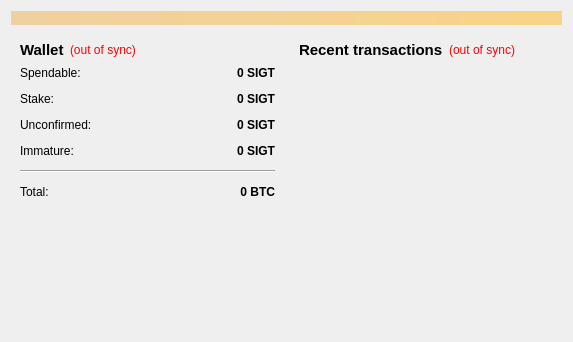
<?xml version="1.0" encoding="UTF-8"?>
<ui version="4.0">
 <class>OverviewPage</class>
 <widget class="QWidget" name="OverviewPage">
  <property name="geometry">
   <rect>
    <x>0</x>
    <y>0</y>
    <width>573</width>
    <height>342</height>
   </rect>
  </property>
  <property name="windowTitle">
   <string>Form</string>
  </property>
  <layout class="QVBoxLayout" name="topLayout">
   <item>
    <widget class="QLabel" name="labelAlerts">
     <property name="visible">
      <bool>false</bool>
     </property>
     <property name="styleSheet">
      <string notr="true">background-color: qlineargradient(x1: 0, y1: 0, x2: 1, y2: 0, stop:0 #F0D0A0, stop:1 #F8D488);  color:#000000
</string>
     </property>
     <property name="wordWrap">
      <bool>true</bool>
     </property>
     <property name="margin">
      <number>3</number>
     </property>
    </widget>
   </item>
   <item>
    <layout class="QHBoxLayout" name="horizontalLayout" stretch="1,1">
     <item>
      <layout class="QVBoxLayout" name="verticalLayout_2">
       <item>
        <widget class="QWidget" name="widget" native="true">
         <layout class="QVBoxLayout" name="verticalLayout_4">
          <item>
           <layout class="QHBoxLayout" name="horizontalLayout_4">
            <item>
             <widget class="QLabel" name="label_5">
              <property name="font">
               <font>
                <pointsize>11</pointsize>
                <weight>75</weight>
                <bold>true</bold>
               </font>
              </property>
              <property name="text">
               <string>Wallet</string>
              </property>
             </widget>
            </item>
            <item>
             <widget class="QLabel" name="labelWalletStatus">
              <property name="toolTip">
               <string>The displayed information may be out of date. Your wallet automatically synchronizes with the Signatum network after a connection is established, but this process has not completed yet.</string>
              </property>
              <property name="styleSheet">
               <string notr="true">QLabel { color: red; }</string>
              </property>
              <property name="text">
               <string notr="true">(out of sync)</string>
              </property>
              <property name="alignment">
               <set>Qt::AlignLeading|Qt::AlignLeft|Qt::AlignVCenter</set>
              </property>
             </widget>
            </item>
            <item>
             <spacer name="horizontalSpacer_2">
              <property name="orientation">
               <enum>Qt::Horizontal</enum>
              </property>
              <property name="sizeHint" stdset="0">
               <size>
                <width>40</width>
                <height>20</height>
               </size>
              </property>
             </spacer>
            </item>
           </layout>
          </item>
          <item>
           <layout class="QFormLayout" name="formLayout_2">
            <property name="fieldGrowthPolicy">
             <enum>QFormLayout::AllNonFixedFieldsGrow</enum>
            </property>
            <property name="horizontalSpacing">
             <number>12</number>
            </property>
            <property name="verticalSpacing">
             <number>12</number>
            </property>
            <item row="0" column="0">
             <widget class="QLabel" name="label">
              <property name="text">
               <string>Spendable:</string>
              </property>
             </widget>
            </item>
            <item row="0" column="1">
             <widget class="QLabel" name="labelBalance">
              <property name="font">
               <font>
                <weight>75</weight>
                <bold>true</bold>
               </font>
              </property>
              <property name="cursor">
               <cursorShape>IBeamCursor</cursorShape>
              </property>
              <property name="toolTip">
               <string>Your current spendable balance</string>
              </property>
              <property name="text">
               <string notr="true">0 SIGT</string>
              </property>
              <property name="alignment">
               <set>Qt::AlignRight|Qt::AlignTrailing|Qt::AlignVCenter</set>
              </property>
              <property name="textInteractionFlags">
               <set>Qt::LinksAccessibleByMouse|Qt::TextSelectableByKeyboard|Qt::TextSelectableByMouse</set>
              </property>
             </widget>
            </item>
            <item row="1" column="0">
             <widget class="QLabel" name="label_6">
              <property name="text">
               <string>Stake:</string>
              </property>
             </widget>
            </item>
            <item row="1" column="1">
             <widget class="QLabel" name="labelStake">
              <property name="font">
               <font>
                <weight>75</weight>
                <bold>true</bold>
               </font>
              </property>
              <property name="cursor">
               <cursorShape>IBeamCursor</cursorShape>
              </property>
              <property name="toolTip">
               <string>Total of coins that was staked, and do not yet count toward the current balance</string>
              </property>
              <property name="text">
               <string notr="true">0 SIGT</string>
              </property>
              <property name="alignment">
               <set>Qt::AlignRight|Qt::AlignTrailing|Qt::AlignVCenter</set>
              </property>
              <property name="textInteractionFlags">
               <set>Qt::LinksAccessibleByMouse|Qt::TextSelectableByKeyboard|Qt::TextSelectableByMouse</set>
              </property>
             </widget>
            </item>
            <item row="2" column="0">
             <widget class="QLabel" name="label_3">
              <property name="text">
               <string>Unconfirmed:</string>
              </property>
             </widget>
            </item>
            <item row="2" column="1">
             <widget class="QLabel" name="labelUnconfirmed">
              <property name="font">
               <font>
                <weight>75</weight>
                <bold>true</bold>
               </font>
              </property>
              <property name="cursor">
               <cursorShape>IBeamCursor</cursorShape>
              </property>
              <property name="toolTip">
               <string>Total of transactions that have yet to be confirmed, and do not yet count toward the current balance</string>
              </property>
              <property name="text">
               <string notr="true">0 SIGT</string>
              </property>
              <property name="alignment">
               <set>Qt::AlignRight|Qt::AlignTrailing|Qt::AlignVCenter</set>
              </property>
              <property name="textInteractionFlags">
               <set>Qt::LinksAccessibleByMouse|Qt::TextSelectableByKeyboard|Qt::TextSelectableByMouse</set>
              </property>
             </widget>
            </item>
            <item row="3" column="0">
             <widget class="QLabel" name="labelImmatureText">
              <property name="text">
               <string>Immature:</string>
              </property>
             </widget>
            </item>
            <item row="3" column="1">
             <widget class="QLabel" name="labelImmature">
              <property name="font">
               <font>
                <weight>75</weight>
                <bold>true</bold>
               </font>
              </property>
              <property name="toolTip">
               <string>Mined balance that has not yet matured</string>
              </property>
              <property name="text">
               <string notr="true">0 SIGT</string>
              </property>
              <property name="alignment">
               <set>Qt::AlignRight|Qt::AlignTrailing|Qt::AlignVCenter</set>
              </property>
              <property name="textInteractionFlags">
               <set>Qt::LinksAccessibleByMouse|Qt::TextSelectableByKeyboard|Qt::TextSelectableByMouse</set>
              </property>
             </widget>
            </item>
            <item row="4" column="0" colspan="2">
             <widget class="Line" name="line">
              <property name="orientation">
               <enum>Qt::Horizontal</enum>
              </property>
             </widget>
            </item>
            <item row="5" column="0">
             <widget class="QLabel" name="labelTotalText">
              <property name="text">
               <string>Total:</string>
              </property>
             </widget>
            </item>
            <item row="5" column="1">
             <widget class="QLabel" name="labelTotal">
              <property name="font">
               <font>
                <weight>75</weight>
                <bold>true</bold>
               </font>
              </property>
              <property name="cursor">
               <cursorShape>IBeamCursor</cursorShape>
              </property>
              <property name="toolTip">
               <string>Your current total balance</string>
              </property>
              <property name="text">
               <string notr="true">0 BTC</string>
              </property>
              <property name="alignment">
               <set>Qt::AlignRight|Qt::AlignTrailing|Qt::AlignVCenter</set>
              </property>
              <property name="textInteractionFlags">
               <set>Qt::LinksAccessibleByMouse|Qt::TextSelectableByKeyboard|Qt::TextSelectableByMouse</set>
              </property>
             </widget>
            </item>
           </layout>
          </item>
         </layout>
        </widget>
       </item>
       <item>
        <spacer name="verticalSpacer">
         <property name="orientation">
          <enum>Qt::Vertical</enum>
         </property>
         <property name="sizeHint" stdset="0">
          <size>
           <width>20</width>
           <height>40</height>
          </size>
         </property>
        </spacer>
       </item>
      </layout>
     </item>
     <item>
      <layout class="QVBoxLayout" name="verticalLayout_3">
       <item>
        <widget class="QWidget" name="widget_2" native="true">
         <layout class="QVBoxLayout" name="verticalLayout">
          <item>
           <layout class="QHBoxLayout" name="horizontalLayout_2">
            <item>
             <widget class="QLabel" name="label_4">
              <property name="font">
               <font>
                <pointsize>11</pointsize>
                <weight>75</weight>
                <bold>true</bold>
               </font>
              </property>
              <property name="text">
               <string>&lt;b&gt;Recent transactions&lt;/b&gt;</string>
              </property>
             </widget>
            </item>
            <item>
             <widget class="QLabel" name="labelTransactionsStatus">
              <property name="toolTip">
               <string>The displayed information may be out of date. Your wallet automatically synchronizes with the Signatum network after a connection is established, but this process has not completed yet.</string>
              </property>
              <property name="styleSheet">
               <string notr="true">QLabel { color: red; }</string>
              </property>
              <property name="text">
               <string notr="true">(out of sync)</string>
              </property>
              <property name="alignment">
               <set>Qt::AlignRight|Qt::AlignTrailing|Qt::AlignVCenter</set>
              </property>
             </widget>
            </item>
            <item>
             <spacer name="horizontalSpacer">
              <property name="orientation">
               <enum>Qt::Horizontal</enum>
              </property>
              <property name="sizeHint" stdset="0">
               <size>
                <width>40</width>
                <height>20</height>
               </size>
              </property>
             </spacer>
            </item>
           </layout>
          </item>
          <item>
           <widget class="QListView" name="listTransactions">
            <property name="styleSheet">
             <string notr="true">QListView { background: transparent; }</string>
            </property>
            <property name="frameShape">
             <enum>QFrame::NoFrame</enum>
            </property>
            <property name="verticalScrollBarPolicy">
             <enum>Qt::ScrollBarAlwaysOff</enum>
            </property>
            <property name="horizontalScrollBarPolicy">
             <enum>Qt::ScrollBarAlwaysOff</enum>
            </property>
            <property name="selectionMode">
             <enum>QAbstractItemView::NoSelection</enum>
            </property>
           </widget>
          </item>
         </layout>
        </widget>
       </item>
      </layout>
     </item>
    </layout>
   </item>
  </layout>
 </widget>
 <resources/>
 <connections/>
</ui>
